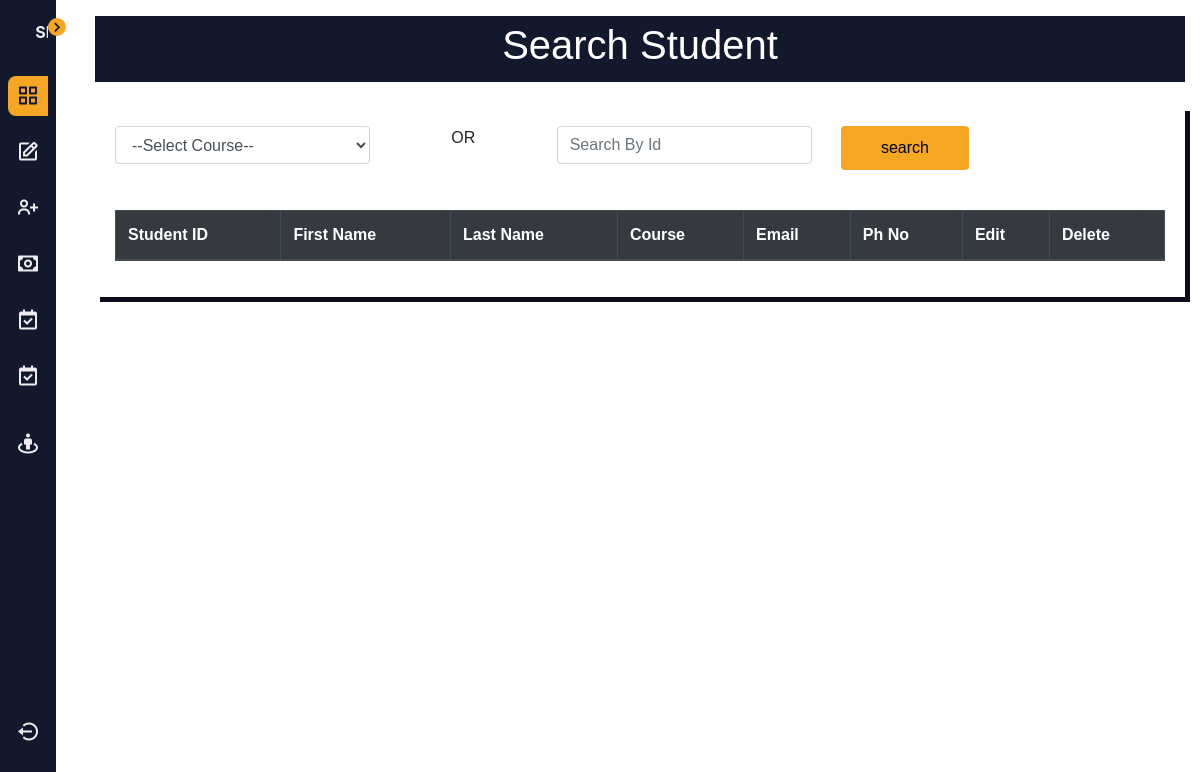
Page /Tution_Management/admin/view_student.php on the earlier database version.
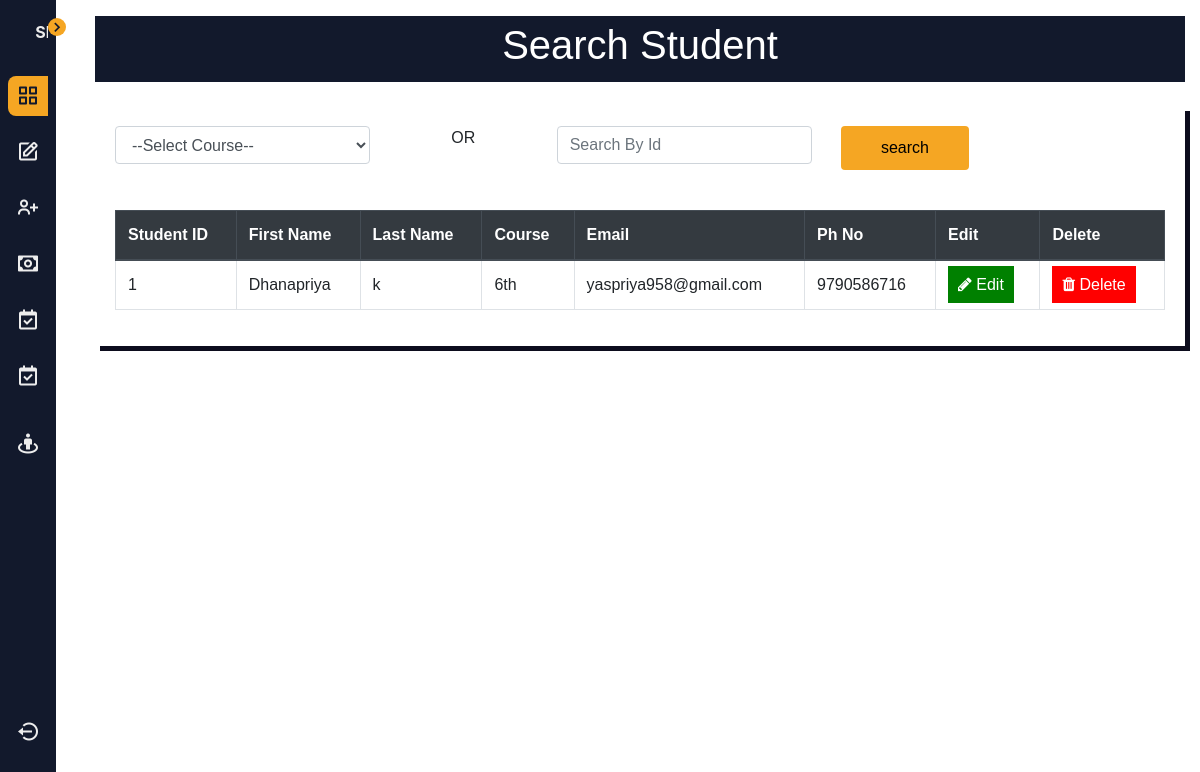
Same page on the later database version.
### tables this page shows
CREATE TABLE `students` (
  `student_id` int(11) NOT NULL,
  `first_name` varchar(50) NOT NULL,
  `last_name` varchar(50) NOT NULL,
  `ph_no` bigint(20) NOT NULL,
  `email` varchar(50) NOT NULL,
  `dob` date NOT NULL,
  `gender` varchar(10) NOT NULL,
  `course` varchar(20) NOT NULL,
  `subject` varchar(100) NOT NULL,
  `caste` varchar(50) NOT NULL,
  `image` varchar(255) NOT NULL,
  `school` varchar(100) NOT NULL,
  `father_name` varchar(50) NOT NULL,
  `mather_name` varchar(50) NOT NULL,
  `parent_no` bigint(20) NOT NULL,
  `address` text NOT NULL
);

### Tution_Management/admin/view_student.php (the view, shortened to what this page needs)
<?php
include "admin_dashboard.php";
?>
<!DOCTYPE html>
<html>
<head>
	<link rel="stylesheet" href="https://cdn.jsdelivr.net/npm/bootstrap@4.5.3/dist/css/bootstrap.min.css">
<link rel="stylesheet" href="../css/admission.css">
<link rel="stylesheet" href="../css/fees.css">
<link rel="stylesheet" href="../css/student.css">
<link rel="stylesheet" href="https://stackpath.bootstrapcdn.com/font-awesome/4.7.0/css/font-awesome.min.css
">
</head>
<body>
<center>
<div class="container">
     <div class="container-head">
         <div class="title">
         <center><h1>Search Student</h1></center>
         </div>
     </div>
     <br>
     <div class="container-body">
        <form action="" method="POST">
          <div class="form-row">
              <div class="form-group col-md-3">
                    <div>
                          <select class="form-control" name="COURSEOPTION">
                            <option >--Select Course--</option>
                          </select>
                      </div>
              </div>
              <div class="form-group col-md-2">
                OR
              </div>
              <div class="form-group col-md-3">
                <input type="text" class="form-control" id="inputEmail4" name="STUDENTID" placeholder="Search By Id">
              </div>
              <div class="form-group  col-md-2">
                    <center>
                      <input  type="submit"  name="search" Value="search" class="btn btn-primary ">
                    </center>
              </div>
          </div>
          <br>
          <table class="table table-bordered">
            <thead class="thead-dark">
              <tr>
                <th scope="col">Student ID</th>
                <th scope="col">First Name</th>
                <th scope="col">Last Name</th>
                <th scope="col">Course</th>
                <th scope="col">Email</th>
                <th scope="col">Ph No</th>
                <th scope="col">Edit</th>
                <th scope="col">Delete</th>
              </tr>
            </thead>
            <tbody>
            <?php
	$con=mysqli_connect("localhost","root","","tution_management");
    if (isset($_POST['search'])) {
      $STUDENTID=$_POST['STUDENTID'];
    $COURSEOPTION=$_POST['COURSEOPTION'];
    $query="SELECT * FROM students WHERE student_id='$STUDENTID' or course='$COURSEOPTION' ";
    }
    else{
      $query="SELECT * FROM students ";
           }
		$query_run=mysqli_query($con,$query) or die(mysqli_error($con));
		while ($row=mysqli_fetch_array($query_run)) {
			?>
			<tr>
		<td><?php echo $row['student_id'];?></td>
		<td><?php echo $row['first_name'];?></td>
		<td><?php echo $row['last_name'];?></td>
    <td><?php echo $row['course'];?></td>
    <td><?php echo $row['email'];?></td>
		<td><?php echo $row['ph_no'];?></td>
		<td><a href="edit_student.php?student_id=<?php echo $row['student_id']; ?>" class="edit"> <i class="fa fa-pencil "></i>&nbsp;Edit</a></td>
		<td><a href="delete_student.php?student_id=<?php echo $row['student_id']; ?>" class="delete"> <i class="fa fa-trash "></i>&nbsp;Delete</a></td>
		</tr>
		<?php
		}
	?>
            </tbody>
          </table>
     </div>
   </div>
</center>
</body>
</html>

### Tution_Management/admin/admin_dashboard.php (shortened to what this page needs)
<!DOCTYPE html>
<html lang="en">
    <head>
        <link rel="stylesheet" href="../Sidebar/style.css">
        <link href='https://cdn.jsdelivr.net/npm/boxicons@2.0.5/css/boxicons.min.css' rel='stylesheet'>
    </head>
    <body id="body">
        <div class="l-navbar" id="navbar">
            <nav class="nav">
                <div>
                    <a href="#" class="nav__logo">
                        <span class="nav__logo-text">Shine</span>
                    </a>
                    <div class="nav__toggle" id="nav-toggle">
                        <i class='bx bx-chevron-right'></i>
                    </div>
                    <ul class="nav__list">
                        <a href="#" class="nav__link active">
                            <i class='bx bx-grid-alt nav__icon'></i>
                        </a>
                        <a href="admission.php" class="nav__link">
                            <i class='bx bx-edit nav__icon' ></i>
                        </a>
                        <a href="add_staff.php" class="nav__link">
                            <i class='bx bx-user-plus nav__icon' ></i>
                        </a>
                        <a href="add_fees.php" class="nav__link">
                            <i class='bx bx-money nav__icon' ></i>
                        </a>
                        <a href="add_fees_type.php" class="nav__link">
                            <i class='bx bx-calendar-check nav__icon'></i>
                        </a>
                        <a href="attendance.php" class="nav__link">
                            <i class='bx bx-calendar-check nav__icon'></i>
                        </a>
                        <a href="view_student.php" class="nav__link">
                            <i class='bx bx-street-view nav__icon' ></i>
                        </a>
                    </ul>
                </div>
                <a href="#" class="nav__link">
                    <i class='bx bx-log-out-circle nav__icon'></i>
                </a>
            </nav>
        </div>
    </body>
</html>

### Tution_Management/Sidebar/style.css (style rules this page uses)
:root { --first-color: #12192C; --second-color: #F5A623; --white-color: #EDEDED; }
:root { --body-font: 'Quicksand', sans-serif; --small-font-size: 0.875rem; }
@media screen and (min-width: 768px) { :root { --small-font-size: 0.938rem; } }
:root { --z-back: -10; --z-normal: 1; --z-tooltip: 10; --z-fixed: 100; --z-modal: 1000; }
body { position: relative; margin: 0; padding: 1rem 0 0 5rem; font-family: var(--body-font); background-color: var(--white-color); -webkit-transition: .5s; transition: .5s; }
h1 { margin: 0; }
ul, li { margin: 0; padding: 0; list-style: none; }
a { text-decoration: none; }
.l-navbar { position: fixed; top: 0; left: 0; width: 56px; height: 100vh; background-color: var(--first-color); padding: 1.25rem .5rem 2rem; -webkit-transition: .5s; transition: .5s; z-index: var(--z-fixed); }
.nav { height: 100%; display: -webkit-box; display: -ms-flexbox; display: flex; -webkit-box-orient: vertical; -webkit-box-direction: normal; -ms-flex-direction: column; flex-direction: column; -webkit-box-pack: justify; -ms-flex-pack: justify; justify-content: space-between; overflow: hidden; }
.nav__logo { display: -webkit-box; display: -ms-flexbox; display: flex; -webkit-box-align: center; -ms-flex-align: center; align-items: center; margin-bottom: 2rem; padding: 0 .5rem; }
.nav__logo-text { color: var(--white-color); font-weight: 700; }
.nav__toggle { position: absolute; top: 1.10rem; right: -.6rem; width: 18px; height: 18px; background-color: var(--second-color); border-radius: 50%; font-size: 1.25rem; color: var(--first-color); display: -webkit-box; display: -ms-flexbox; display: flex; -webkit-box-align: center; -ms-flex-align: center; align-items: center; -webkit-box-pack: center; -ms-flex-pack: center; justify-content: center; cursor: pointer; -webkit-transition: .5s; transition: .5s; }
.nav__link { display: -webkit-box; display: -ms-flexbox; display: flex; -webkit-box-align: center; -ms-flex-align: center; align-items: center; padding: .5rem; margin-bottom: 1rem; border-radius: .5rem; color: var(--white-color); -webkit-transition: .3s; transition: .3s; }
.nav__icon { font-size: 1.5rem; margin-right: 1rem; }
.active { background-color: var(--second-color); color: var(--first-color); }

### Tution_Management/css/admission.css (style rules this page uses)
.title { font-size: 28px; font-family: 'Gill Sans', 'Gill Sans MT', Calibri, 'Trebuchet MS', sans-serif; }

### Tution_Management/css/fees.css (style rules this page uses)
* { margin: 0; padding: 0; }
.container-head { background-color: #12192C; color: #ffffff; padding: 5px; width: 100%; }
.container-body { background-color: rgb(255, 255, 255); box-shadow: 5px 5px rgb(12, 12, 29); padding: 20px; font-size: 22px rgb(12, 12, 29); font-family: 'Franklin Gothic Medium', 'Arial Narrow', Arial, sans-serif; font-weight: 400; }
.container-body .btn { padding: 10px 40px; color: #000; font-size: 22px rgb(12, 12, 29); font-family: 'Franklin Gothic Medium', 'Arial Narrow', Arial, sans-serif; background-color: #F5A623; border: #F5A623; }

### Tution_Management/css/student.css (style rules this page uses)
.edit { background-color: green; color: #ffffff; padding: 10px 10px; text-decoration: none; }
.delete { background-color: red; color: #ffffff; padding: 10px 10px; text-decoration: none; }

Differences in the rows shown:
added students: student_id "1", first_name "Dhanapriya", last_name "k", course "6th", email "yaspriya958@gmail.com", ph_no "9790586716"
